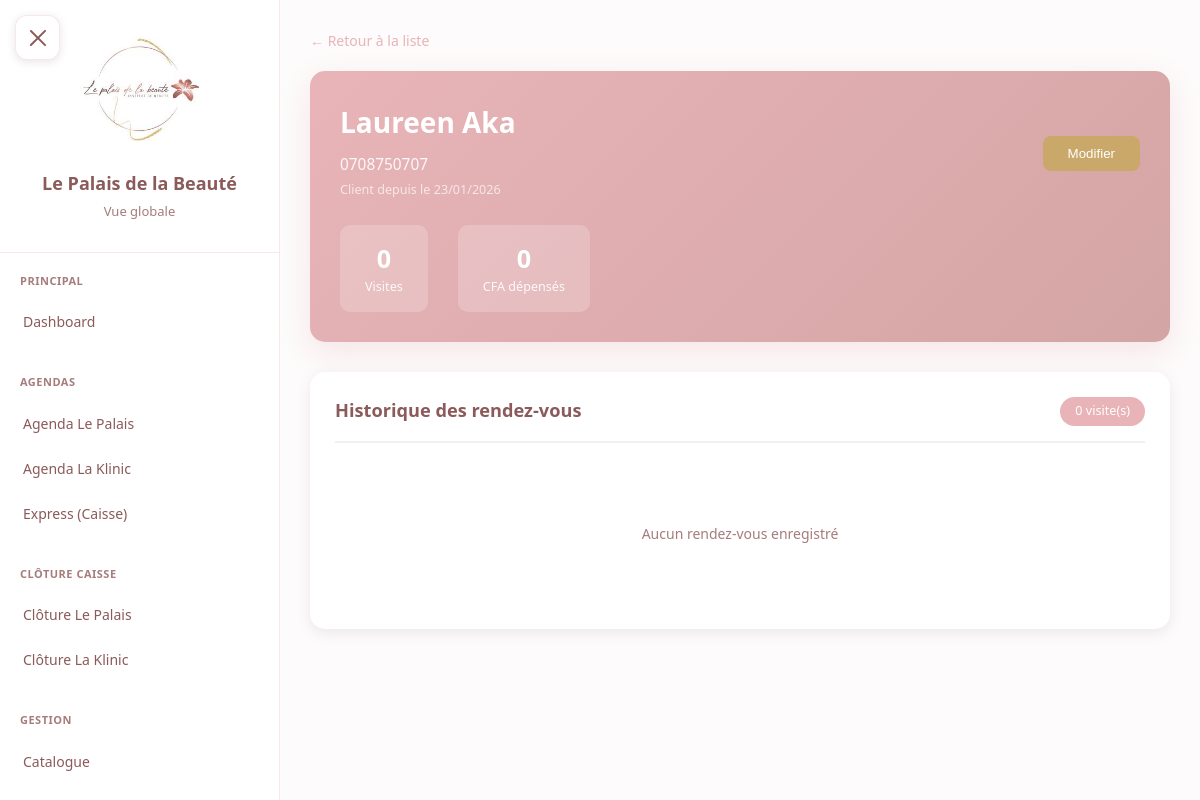
Before: /clients/36/ (signed in) with the older database file.
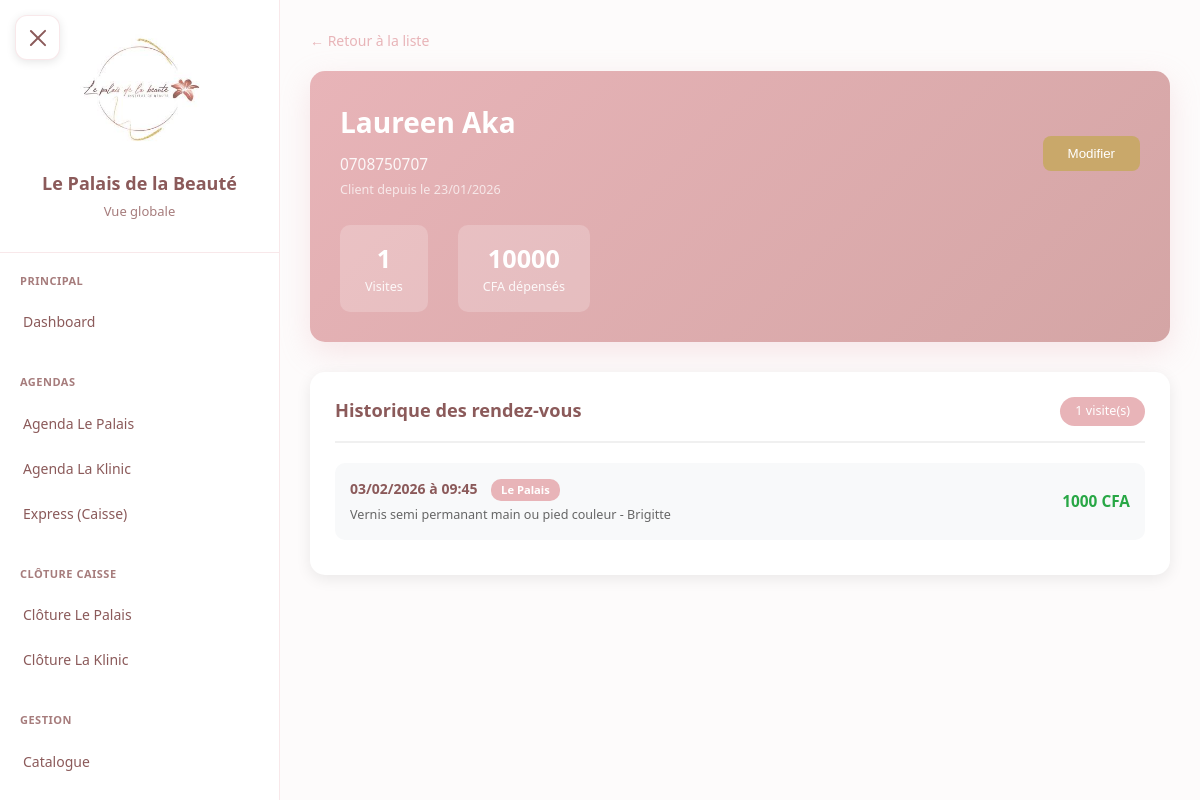
After: the same page with the newer database file.
### core/models.py (models this page shows, shortened)
class RendezVous(models.Model):
    STATUT_CHOICES = [
        ('planifie', 'Planifié'),      # RDV créé, non encore validé
        ('valide', 'Validé'),          # RDV validé par le manager
        ('annule', 'Annulé'),          # RDV annulé
        ('absent', 'Absent'),          # Client ne s'est pas présenté
        ('annule_client', 'Annulé par le client'),  # Annulé par le client
    ]
    institut = models.ForeignKey(Institut, on_delete=models.CASCADE, related_name='rendez_vous')
    client = models.ForeignKey(Client, on_delete=models.CASCADE, related_name='rendez_vous')
    employe = models.ForeignKey(Employe, on_delete=models.CASCADE, related_name='rendez_vous')
    date = models.DateField()
    heure_debut = models.TimeField()
    heure_fin = models.TimeField()  # Calculée automatiquement selon durée
    prestation = models.ForeignKey(Prestation, on_delete=models.PROTECT, related_name='rendez_vous')
    famille = models.ForeignKey(FamillePrestation, on_delete=models.PROTECT)  # Pour la couleur
    prix_base = models.IntegerField(
        validators=[MinValueValidator(0)]
    )  # Prix de la prestation au moment du RDV
    prix_options = models.IntegerField(
        default=0,
        validators=[MinValueValidator(0)]
    )  # Total des options
    prix_total = models.IntegerField(
        validators=[MinValueValidator(0)]
    )  # prix_base + prix_options
    prix_modifie = models.BooleanField(default=False)  # True si le prix a été modifié
    prix_original = models.IntegerField(
        null=True,
        blank=True,
        validators=[MinValueValidator(0)]
    )  # Prix avant modification
    raison_modification = models.CharField(max_length=200, blank=True, null=True)
    statut = models.CharField(max_length=20, choices=STATUT_CHOICES, default='planifie')
    date_validation = models.DateTimeField(null=True, blank=True)
    valide_par = models.ForeignKey(
        'Utilisateur',
        on_delete=models.SET_NULL,
        null=True,
        blank=True,
        related_name='rdv_valides'
    )
    date_creation = models.DateTimeField(auto_now_add=True)
    date_modification = models.DateTimeField(auto_now=True)
    cree_par = models.ForeignKey(
        'Utilisateur',
        on_delete=models.SET_NULL,
        null=True,
        related_name='rdv_crees'
    )
    est_seance_forfait = models.BooleanField(
        default=False,
        help_text="True si ce RDV est une séance de forfait"
    )
    forfait = models.ForeignKey(
        'ForfaitClient',
        on_delete=models.SET_NULL,
        null=True,
        blank=True,
        related_name='rendez_vous'
    )
    numero_seance = models.IntegerField(
        null=True,
        blank=True,
        help_text="Numéro de la séance dans le forfait (ex: 3 sur 6)"
    )
    class Meta:
        verbose_name = "Rendez-vous"
        verbose_name_plural = "Rendez-vous"
        ordering = ['date', 'heure_debut', 'employe']

class Institut(models.Model):
    nom = models.CharField(max_length=100)
    code = models.CharField(max_length=20, unique=True)  # 'palais', 'klinic', 'express'
    a_agenda = models.BooleanField(default=True)  # False pour Express
    heure_ouverture = models.TimeField(default='07:00')
    heure_fermeture = models.TimeField(default='23:00')
    fond_caisse = models.IntegerField(default=30000)  # Montant en CFA
    actif = models.BooleanField(default=True)
    class Meta:
        verbose_name = "Institut"
        verbose_name_plural = "Instituts"

class Prestation(models.Model):
    TYPE_CHOICES = [
        ('normal', 'Normal'),
        ('option', 'Option'),
        ('forfait', 'Forfait'),
    ]
    nom = models.CharField(max_length=200)
    famille = models.ForeignKey(FamillePrestation, on_delete=models.CASCADE, related_name='prestations')
    prix = models.IntegerField(
        validators=[MinValueValidator(0)],
        help_text="Prix en CFA"
    )
    duree = models.DecimalField(
        max_digits=4,
        decimal_places=2,
        null=True,
        blank=True,
        help_text="Durée en heures (ancien format, sera migré vers duree_minutes)"
    )  # En heures - gardé pour compatibilité
    duree_minutes = models.IntegerField(
        null=True,
        blank=True,
        help_text="Durée en minutes (peut être vide pour les options)"
    )
    type_prestation = models.CharField(
        max_length=20,
        choices=TYPE_CHOICES,
        default='normal'
    )
    unite = models.CharField(
        max_length=50,
        blank=True,
        null=True,
        help_text="Unité pour les options (ex: 'par strass', 'par ongle', 'par mèche')"
    )
    est_forfait = models.BooleanField(default=False, help_text="True si c'est un forfait multi-séances")
    nombre_seances = models.IntegerField(
        default=1,
        help_text="Nombre de séances (pour les forfaits)"
    )
    instituts = models.ManyToManyField(
        Institut,
        related_name='prestations_disponibles',
        blank=True,
        help_text="Instituts où cette prestation est disponible"
    )
    ordre_affichage = models.IntegerField(default=0, help_text="Ordre d'affichage dans la famille")
    actif = models.BooleanField(default=True)
    date_creation = models.DateTimeField(default=timezone.now)
    date_modification = models.DateTimeField(auto_now=True)
    class Meta:
        verbose_name = "Prestation"
        verbose_name_plural = "Prestations"
        ordering = ['famille', 'ordre_affichage', 'nom']

class Employe(models.Model):
    nom = models.CharField(max_length=100)
    institut = models.ForeignKey(Institut, on_delete=models.CASCADE, related_name='employes')
    actif = models.BooleanField(default=True)
    ordre_affichage = models.IntegerField(default=0)  # Pour l'ordre dans l'agenda
    class Meta:
        verbose_name = "Employé"
        verbose_name_plural = "Employés"
        ordering = ['institut', 'ordre_affichage', 'nom']

class Paiement(models.Model):
    MODE_CHOICES = [
        ('especes', 'Espèces'),
        ('carte', 'Carte'),
        ('cheque', 'Chèque'),
        ('om', 'Orange Money'),
        ('wave', 'Wave'),
        ('carte_cadeau', 'Carte cadeau'),
        ('forfait', 'Forfait'),  # Séance de forfait (0 CFA car déjà payé)
        ('offert', 'Offert'),  # Prestation offerte par le patron (0 CFA)
    ]
    rendez_vous = models.ForeignKey(RendezVous, on_delete=models.CASCADE, related_name='paiements')
    mode = models.CharField(max_length=20, choices=MODE_CHOICES)
    montant = models.IntegerField(
        validators=[MinValueValidator(0)]
    )
    date = models.DateTimeField(auto_now_add=True)
    utilisation_carte_cadeau = models.ForeignKey(
        'UtilisationCarteCadeau',
        on_delete=models.SET_NULL,
        null=True,
        blank=True,
    )
    class Meta:
        verbose_name = "Paiement"
        verbose_name_plural = "Paiements"

### core/views.py (the view)
# urls.py: path('clients/<int:pk>/', views.client_detail, name='client_detail'),
@login_required
def client_detail(request, pk):
    client = get_object_or_404(Client, pk=pk)
    rendez_vous = RendezVous.objects.filter(
        client=client, statut='valide'
    ).select_related(
        'institut', 'prestation', 'employe'
    ).prefetch_related('paiements').order_by('-date', '-heure_debut')[:50]
    credits = client.credits.all().order_by('-date_creation')
    forfaits = ForfaitClient.objects.filter(
        client=client
    ).select_related('prestation', 'institut').prefetch_related('seances').order_by(
        '-statut',  # actif en premier
        '-date_achat'
    )
    return render(request, 'clients/fiche.html', {
        'client': client,
        'rendez_vous': rendez_vous,
        'credits': credits,
        'forfaits': forfaits,
        'total_depense': client.get_total_depense(),
        'nombre_visites': client.get_nombre_visites(),
        'credit_total': client.get_credit_total(),
    })

### core/models.py (called while the page is built)
    def is_patron(self):
        return self.role == 'patron'

    def get_full_name(self):
        return f"{self.prenom} {self.nom}"

    def get_total_depense(self):
        from django.db.models import Sum
        total = Paiement.objects.filter(
            rendez_vous__client=self
        ).aggregate(Sum('montant'))['montant__sum'] or 0
        total += PaiementCredit.objects.filter(
            credit__client=self
        ).aggregate(Sum('montant'))['montant__sum'] or 0
        return total

    def get_nombre_visites(self):
        return RendezVous.objects.filter(client=self, statut='valide').count()

    def get_credit_total(self):
        from django.db.models import Sum
        return Credit.objects.filter(
            client=self,
            solde=False
        ).aggregate(Sum('reste_a_payer'))['reste_a_payer__sum'] or 0

### templates/clients/fiche.html (shortened to what this page needs)
{% extends 'base.html' %}
{% block content %}
<div class="client-container">
    <a href="{% url 'core:clients_list' %}" class="back-btn">
        ← Retour à la liste
    </a>
    <div class="client-header">
        <div class="client-info-row">
            <div class="client-main-info">
                <h1>{{ client.get_full_name }}</h1>
                <div class="client-contact">{{ client.telephone }}</div>
                <div class="client-contact" style="opacity: 0.7; font-size: 0.9em;">
                    Client depuis le {{ client.date_creation|date:"d/m/Y" }}
                </div>
            </div>
            {% if request.user.utilisateur.is_patron %}
            <button class="btn-modifier" onclick="ouvrirModalModifier()">
                Modifier
            </button>
            {% endif %}
        </div>
        <div class="client-stats-row">
            <div class="client-stat">
                <div class="client-stat-value">{{ nombre_visites }}</div>
                <div class="client-stat-label">Visites</div>
            </div>
            <div class="client-stat">
                <div class="client-stat-value">{{ total_depense|floatformat:0 }}</div>
                <div class="client-stat-label">CFA dépensés</div>
            </div>
        </div>
    </div>
    <div class="section-card">
        <div class="section-header">
            <h2 class="section-title">Historique des rendez-vous</h2>
            <span class="badge-count">{{ nombre_visites }} visite(s)</span>
        </div>
        {% if rendez_vous %}
        <div class="rdv-list">
            {% for rdv in rendez_vous %}
            <div class="rdv-item">
                <div>
                    <div class="rdv-date">
                        {{ rdv.date|date:"d/m/Y" }} à {{ rdv.heure_debut|time:"H:i" }}
                        <span class="rdv-institut">{{ rdv.institut.nom }}</span>
                    </div>
                    <div class="rdv-detail">
                        {{ rdv.prestation.nom }} - {{ rdv.employe.nom }}
                    </div>
                </div>
                <div class="rdv-amount">
                    {% with paiement=rdv.paiements.first %}
                        {% if paiement %}{{ paiement.montant|floatformat:0 }}{% else %}0{% endif %} CFA
                    {% endwith %}
                </div>
            </div>
            {% endfor %}
        </div>
        {% else %}
        <div class="empty-state">
            Aucun rendez-vous enregistré
        </div>
        {% endif %}
    </div>
</div>
{% endblock %}

Changed rows visible on the page:
added RendezVous: date "03/02/2026", heure_debut "09:45", institut.nom "Le Palais", prestation.nom "Vernis semi permanant main ou pied couleur", employe.nom "Brigitte", paiements.first.montant "1000"
Other visible differences:
{{ nombre_visites }}: "0" → "1"
{{ total_depense|floatformat:0 }}: "0" → "10000"
text no longer shown: "Aucun rendez-vous enregistré"
